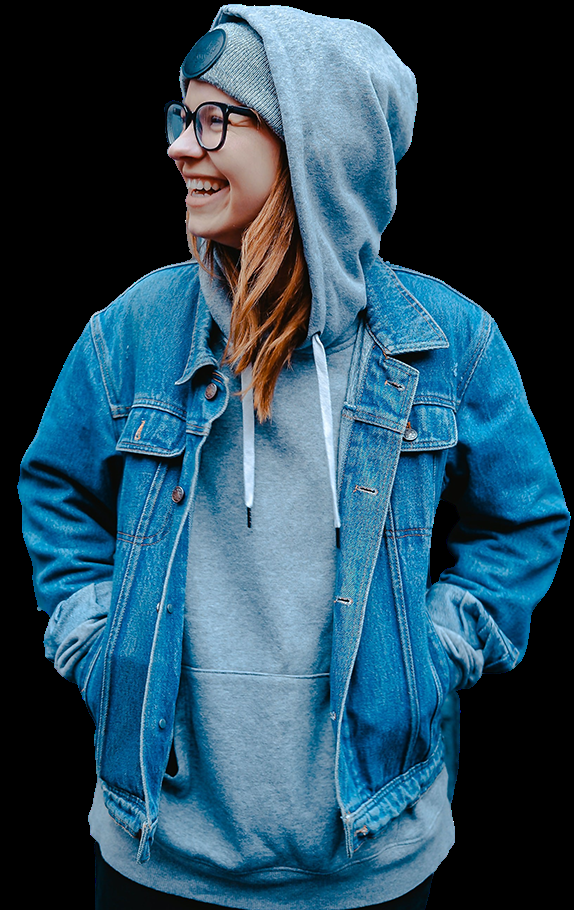
#> input picture 2. python-image-to-sketch/girl.png, 574 x 910 px
$ python main.py
#> lines starting #> are read from the running program, lines starting #| are printed output that depends on the picture
import cv2
import matplotlib.pyplot as pic

'''py
    Original Image Setup
'''

# seaborn matplotlib styling
pic.style.use('seaborn-darkgrid')

# read image from cv2
img = cv2.imread("girl.png")
#> img is the input picture: shape (910, 574, 3); mean B, G, R 94.6, 75.5, 40.8

# Set the image to default RGB
img = cv2.cvtColor(img, cv2.COLOR_BGR2RGB)

# image resizing
pic.figure(figsize=(5, 5))
pic.imshow(img)

# skip the graph axis hover in image
pic.axis("off")

# image title
pic.title("Original Image")
pic.show()

'''
    Converting Image to GrayScale to decrease the image complexity
'''

gray_img = cv2.cvtColor(img, cv2.COLOR_BGR2GRAY)
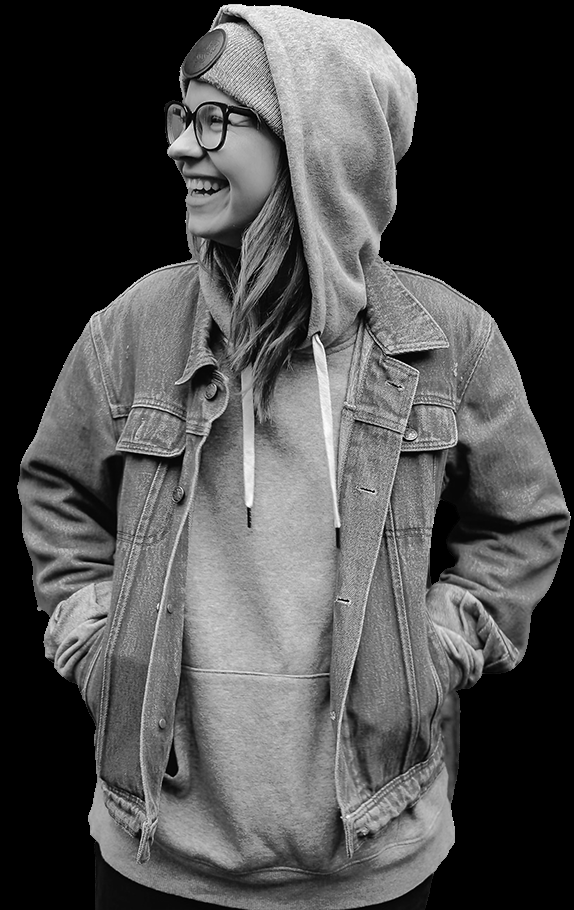
#> gray_img: shape (910, 574); min 0, max 255, mean 77.3
pic.figure(figsize=(5, 5))
pic.imshow(gray_img, cmap="gray")
pic.axis("off")
pic.title("GrayScale Image")
pic.show()

'''
    Inverting the image to study image precision
'''

img_invert = cv2.bitwise_not(gray_img)
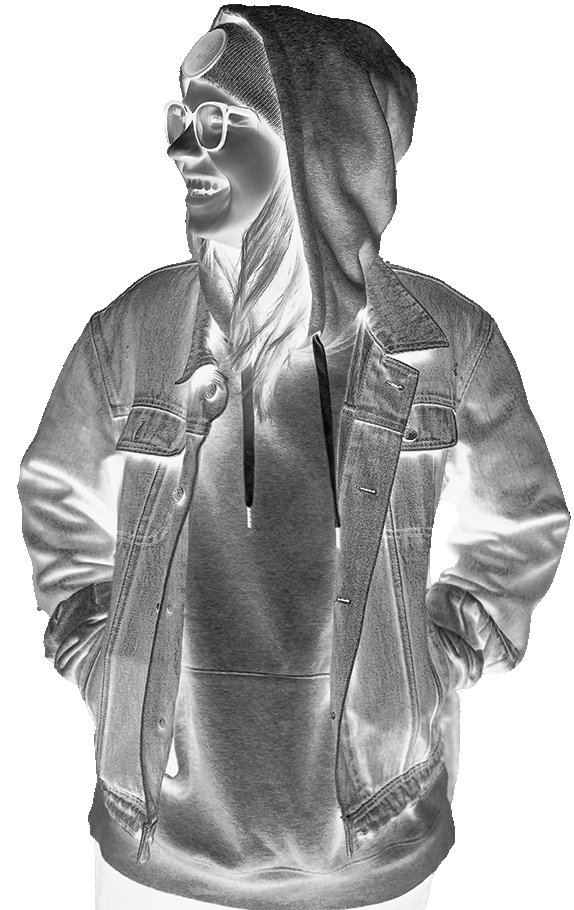
#> img_invert: shape (910, 574); min 0, max 255, mean 177.7
pic.figure(figsize=(5, 5))
pic.imshow(img_invert, cmap="gray")
pic.axis("off")
pic.title("Inverted Image")
pic.show()

'''
    Image smoothing
'''

img_smoothing = cv2.GaussianBlur(img_invert, (21, 21), sigmaX=0, sigmaY=0)
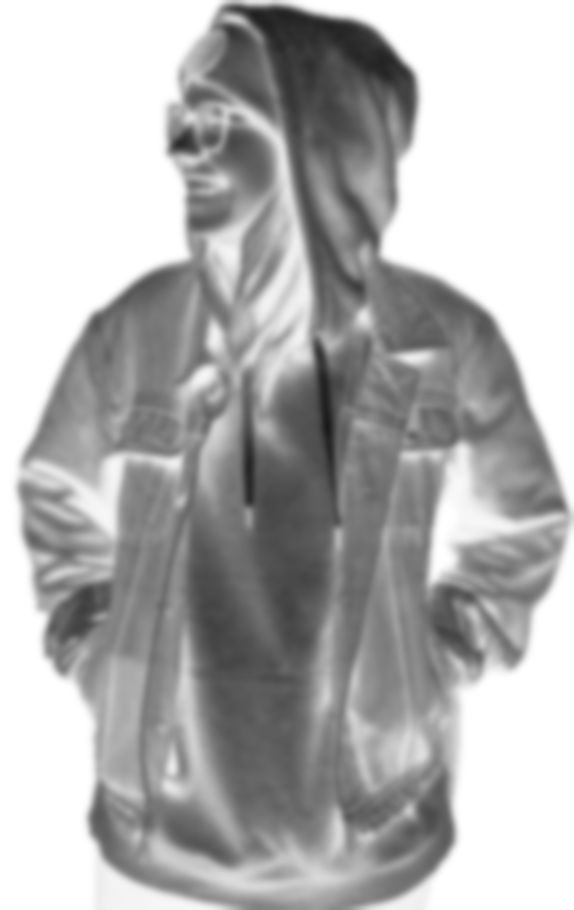
#> img_smoothing: shape (910, 574); min 26, max 255, mean 177.7
pic.figure(figsize=(5, 5))
pic.imshow(img_smoothing, cmap="gray")
pic.axis("off")
pic.title("Smoothen Image")
pic.show()

'''
    Image Finalization
'''

final_image = cv2.divide(gray_img, 255 - img_smoothing, scale=255)
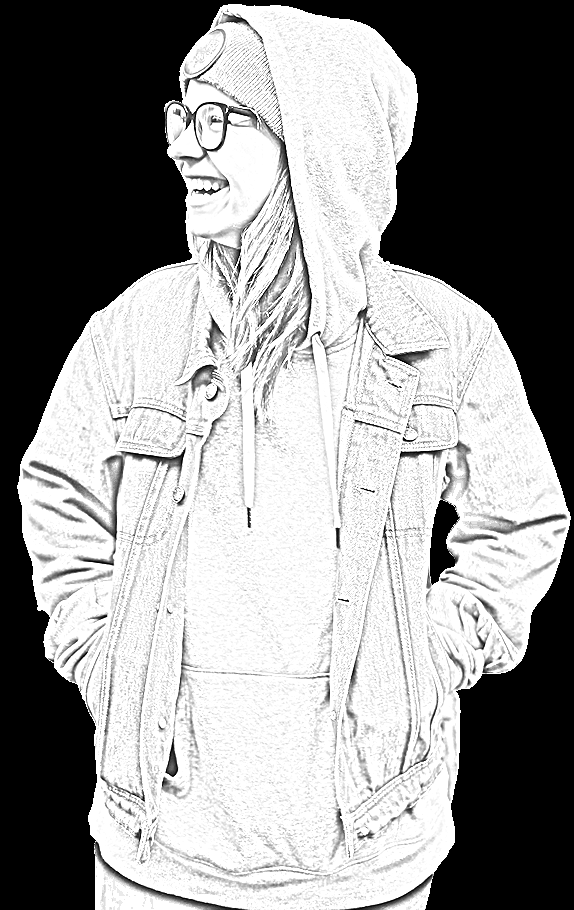
#> final_image: shape (910, 574); min 0, max 255, mean 149.1
pic.figure(figsize=(8, 8))
pic.imshow(final_image, cmap="gray")
pic.axis("off")
pic.title("Final Sketch Image")
pic.show()

pic.figure(figsize=(20, 20))
pic.figure('Py-Sketch')
pic.subplot(1, 5, 1)
pic.imshow(img)
pic.axis("off")
pic.title("Original Image")
pic.subplot(1, 5, 2)
pic.imshow(gray_img, cmap="gray")
pic.axis("off")
pic.title("GrayScale Image")
pic.subplot(1, 5, 3)
pic.imshow(img_invert, cmap="gray")
pic.axis("off")
pic.title("Inverted Image")
pic.subplot(1, 5, 4)
pic.imshow(img_smoothing, cmap="gray")
pic.axis("off")
pic.title("Smoothen Image")
pic.subplot(1, 5, 5)
pic.imshow(final_image, cmap="gray")
pic.axis("off")
pic.title("Final Sketch Image")

mng = pic.get_current_fig_manager()
mng.resize(*mng.window.maxsize())
pic.show()
